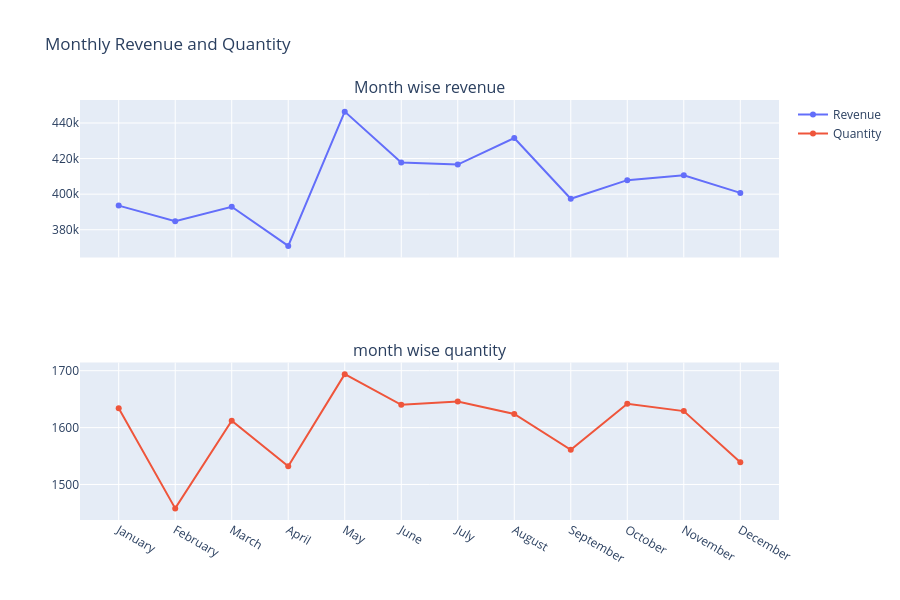

The notebook cell this image was saved under:
### Code cell
fig = make_subplots(rows=2, cols=1, shared_xaxes=True, subplot_titles=['Month wise revenue', 'month wise quantity'])
fig.add_trace(go.Scatter(x=monthly_analysis['month'], y=monthly_analysis['revenue'], name="Revenue"),row=1,col=1)
fig.add_trace(go.Scatter(x=monthly_analysis['month'], y=monthly_analysis['quantity'], name="Quantity"),row=2,col=1)
fig.update_layout(height=600, title="Monthly Revenue and Quantity")
fig.show()

### Figure 1 — Plotly figure (JSON) as saved in the notebook; plotly's stock layout.template omitted (floating-point values rounded to 4 significant figures)
{"data": [{"name": "Revenue", "x": ["January", "February", "March", "April", "May", "June", "July", "August", "September", "October", "November", "December"], "y": [393600.0, 384700.0, 392900.0, 370900.0, 446400.0, 417700.0, 416600.0, 431500.0, 397400.0, 407900.0, 410700.0, 400700.0], "type": "scatter", "xaxis": "x", "yaxis": "y"}, {"name": "Quantity", "x": ["January", "February", "March", "April", "May", "June", "July", "August", "September", "October", "November", "December"], "y": [1634, 1458, 1612, 1532, 1694, 1640, 1646, 1624, 1561, 1642, 1629, 1539], "type": "scatter", "xaxis": "x2", "yaxis": "y2"}], "layout": {"xaxis": {"anchor": "y", "domain": [0.0, 1.0], "matches": "x2", "showticklabels": false}, "yaxis": {"anchor": "x", "domain": [0.625, 1.0]}, "xaxis2": {"anchor": "y2", "domain": [0.0, 1.0]}, "yaxis2": {"anchor": "x2", "domain": [0.0, 0.375]}, "annotations": [{"font": {"size": 16}, "showarrow": false, "text": "Month wise revenue", "x": 0.5, "xanchor": "center", "xref": "paper", "y": 1.0, "yanchor": "bottom", "yref": "paper"}, {"font": {"size": 16}, "showarrow": false, "text": "month wise quantity", "x": 0.5, "xanchor": "center", "xref": "paper", "y": 0.375, "yanchor": "bottom", "yref": "paper"}], "height": 600, "title": {"text": "Monthly Revenue and Quantity"}}}
